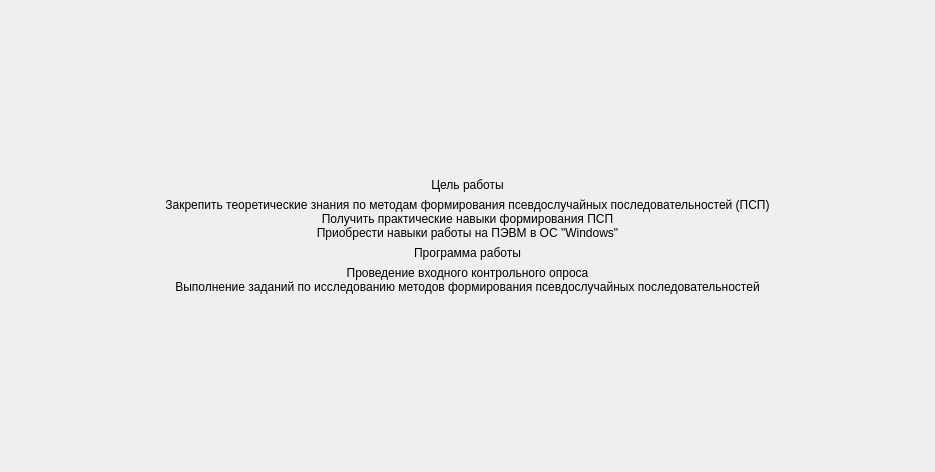
<?xml version="1.0" encoding="UTF-8"?>
<ui version="4.0">
 <class>ScreenAbout</class>
 <widget class="QFrame" name="ScreenAbout">
  <property name="geometry">
   <rect>
    <x>0</x>
    <y>0</y>
    <width>935</width>
    <height>472</height>
   </rect>
  </property>
  <property name="windowTitle">
   <string>Frame</string>
  </property>
  <layout class="QGridLayout" name="gridLayout">
   <property name="leftMargin">
    <number>0</number>
   </property>
   <property name="topMargin">
    <number>0</number>
   </property>
   <property name="rightMargin">
    <number>0</number>
   </property>
   <property name="bottomMargin">
    <number>0</number>
   </property>
   <item row="0" column="0">
    <layout class="QVBoxLayout" name="verticalLayout">
     <item>
      <spacer name="verticalSpacer">
       <property name="orientation">
        <enum>Qt::Vertical</enum>
       </property>
       <property name="sizeType">
        <enum>QSizePolicy::Expanding</enum>
       </property>
       <property name="sizeHint" stdset="0">
        <size>
         <width>0</width>
         <height>0</height>
        </size>
       </property>
      </spacer>
     </item>
     <item alignment="Qt::AlignVCenter">
      <widget class="QLabel" name="label">
       <property name="styleSheet">
        <string notr="true">font: 75 16pt &quot;MS Shell Dlg 2&quot;;</string>
       </property>
       <property name="text">
        <string>Цель работы</string>
       </property>
       <property name="alignment">
        <set>Qt::AlignCenter</set>
       </property>
       <property name="wordWrap">
        <bool>true</bool>
       </property>
      </widget>
     </item>
     <item alignment="Qt::AlignVCenter">
      <widget class="QLabel" name="label_2">
       <property name="styleSheet">
        <string notr="true">font: 12pt &quot;MS Shell Dlg 2&quot;;</string>
       </property>
       <property name="text">
        <string>Закрепить теоретические знания по методам формирования псевдослучайных последовательностей (ПСП)
Получить практические навыки формирования ПСП
Приобрести навыки работы на ПЭВМ в ОС &quot;Windows&quot;</string>
       </property>
       <property name="alignment">
        <set>Qt::AlignCenter</set>
       </property>
       <property name="wordWrap">
        <bool>true</bool>
       </property>
      </widget>
     </item>
     <item alignment="Qt::AlignVCenter">
      <widget class="QLabel" name="label_3">
       <property name="styleSheet">
        <string notr="true">font: 75 16pt &quot;MS Shell Dlg 2&quot;;</string>
       </property>
       <property name="text">
        <string>Программа работы</string>
       </property>
       <property name="alignment">
        <set>Qt::AlignCenter</set>
       </property>
       <property name="wordWrap">
        <bool>true</bool>
       </property>
      </widget>
     </item>
     <item alignment="Qt::AlignVCenter">
      <widget class="QLabel" name="label_4">
       <property name="styleSheet">
        <string notr="true">font: 12pt &quot;MS Shell Dlg 2&quot;;</string>
       </property>
       <property name="text">
        <string>Проведение входного контрольного опроса
Выполнение заданий по исследованию методов формирования псевдослучайных последовательностей</string>
       </property>
       <property name="alignment">
        <set>Qt::AlignCenter</set>
       </property>
       <property name="wordWrap">
        <bool>true</bool>
       </property>
      </widget>
     </item>
     <item>
      <spacer name="verticalSpacer_2">
       <property name="orientation">
        <enum>Qt::Vertical</enum>
       </property>
       <property name="sizeType">
        <enum>QSizePolicy::Expanding</enum>
       </property>
       <property name="sizeHint" stdset="0">
        <size>
         <width>0</width>
         <height>0</height>
        </size>
       </property>
      </spacer>
     </item>
    </layout>
   </item>
  </layout>
 </widget>
 <resources/>
 <connections/>
</ui>
